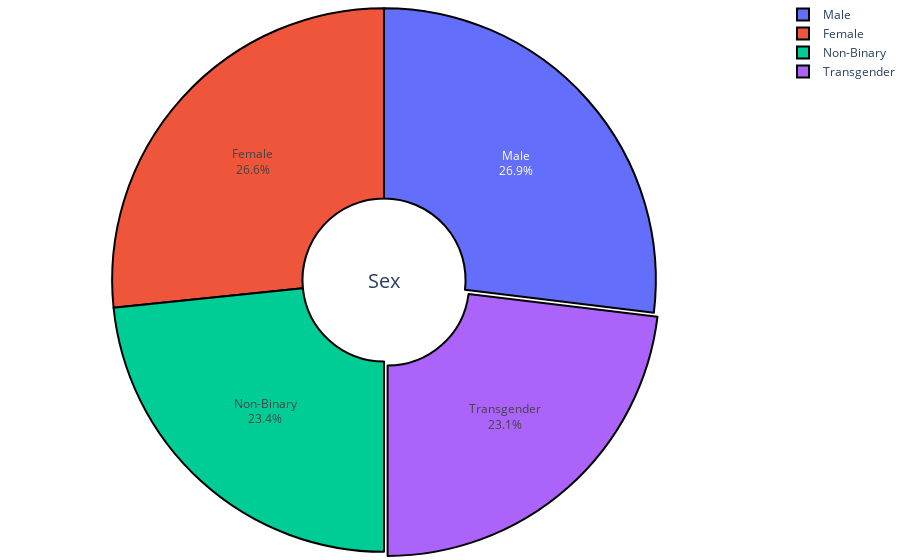

The notebook cell saved with this chart:
### Code cell
#sex column visualization using plotly with a pie
# Create the pie chart
fig = px.pie(df, names='Sex', title='Sex distribution of trekkers', hole=0.3)
fig.update_traces(textinfo='percent+label', pull=[0.02, 0.03], marker=dict(line=dict(color='#000000', width=2)))

fig.update_layout(
    showlegend=True,
    margin=dict(t=0, b=0, l=0, r=0),
    annotations=[dict(text='Sex', x=0.5, y=0.5, font_size=20, showarrow=False)],
    paper_bgcolor="white"
)

# Show the plot
fig.show()

### Figure 1 — Plotly figure (JSON) as saved in the notebook; plotly's stock layout.template omitted (floating-point values rounded to 4 significant figures; data arrays with more than 128 entries replaced by an {"elided": "..."} marker saying what was removed)
{"data": [{"domain": {"x": [0, 1], "y": [0, 1]}, "hole": 0.3, "hovertemplate": "Sex=%{label}<extra></extra>", "labels": {"elided": "338 str values"}, "legendgroup": "", "marker": {"line": {"color": "#000000", "width": 2}}, "name": "", "pull": [0.02, 0.03], "showlegend": true, "textinfo": "percent+label", "type": "pie"}], "layout": {"annotations": [{"font": {"size": 20}, "showarrow": false, "text": "Sex", "x": 0.5, "y": 0.5}], "legend": {"tracegroupgap": 0}, "margin": {"b": 0, "l": 0, "r": 0, "t": 0}, "paper_bgcolor": "white", "showlegend": true, "title": {"text": "Sex distribution of trekkers"}}}
